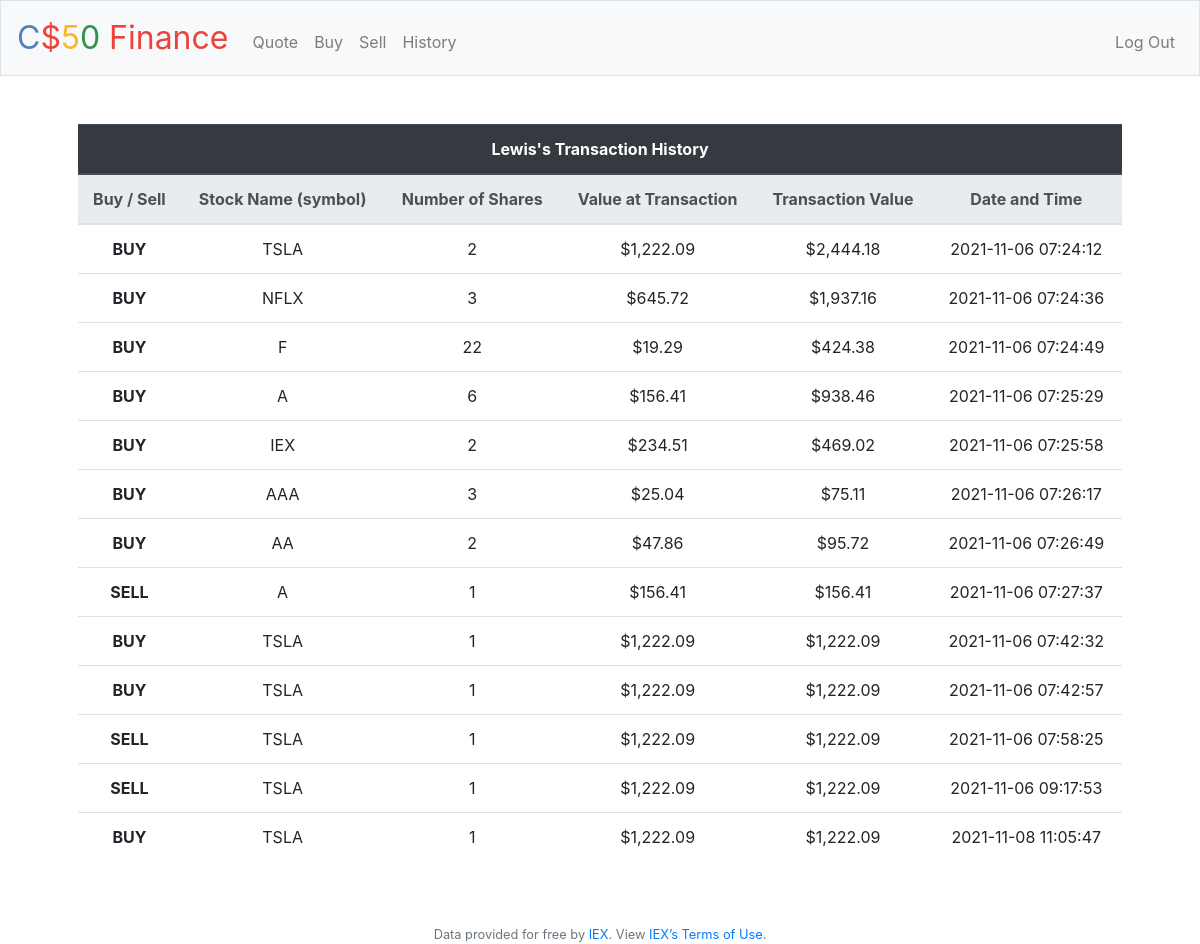
Screenshot of /history (signed in) with the database file from the repository.
### tables this page shows
CREATE TABLE users (id INTEGER, username TEXT NOT NULL, hash TEXT NOT NULL, cash NUMERIC NOT NULL DEFAULT 10000.00, PRIMARY KEY(id));

CREATE TABLE 'history' ('id' integer PRIMARY KEY AUTOINCREMENT NOT NULL, 'userID' integer,'shareSymbol' text,'sharePrice' real,'shareAmount' integer,'totalPrice' real, 'type' text, 'date'  datetime DEFAULT CURRENT_TIMESTAMP  );

### application.py (the view)
@app.route("/history")
@login_required
def history():
    user = session['user_id']
    username = db.execute("SELECT username FROM users WHERE id=?", user)[0]['username']
    history = db.execute("SELECT type, shareSymbol, sharePrice, shareAmount, totalPrice, date FROM history WHERE userID=?", user)
    return render_template("history.html", history=history, username=username)

### application.py (called while the page is built)
@app.after_request
def after_request(response):
    response.headers["Cache-Control"] = "no-cache, no-store, must-revalidate"
    response.headers["Expires"] = 0
    response.headers["Pragma"] = "no-cache"
    return response

### helpers.py (called while the page is built)
def login_required(f):
    @wraps(f)
    def decorated_function(*args, **kwargs):
        if session.get("user_id") is None:
            return redirect("/login")
        return f(*args, **kwargs)
    return decorated_function

def usd(value):
    return f"${value:,.2f}"

### templates/history.html (shortened to what this page needs)
{% extends "layout.html" %}
{% block main %}
    <table class="table table-hover">
        <thead class='thead-dark'>
            <tr><th colspan='6'>{{ username }}'s Transaction History </th></tr>
        </thead>
        <thead class="thead-light">
            <tr>
                <th>Buy / Sell</th>
                <th>Stock Name (symbol)</th>
                <th>Number of Shares</th>
                <th>Value at Transaction</th>
                <th>Transaction Value</th>
                <th>Date and Time</th>
            </tr>
        </thead>
        {% for row in history %}
            <tr>
                <th scope='row'>{{ row["type"] }}</th>
                <td>{{ row["shareSymbol"] }}</td>
                <td>{{ row["shareAmount"] }}</td>
                <td>{{ row["sharePrice"] | usd }}</td>
                <td>{{ row["totalPrice"] | usd }}</td>
                <td>{{ row["date"] }}</td>
            </tr>
        {% endfor %}
    </table>
{% endblock %}

### templates/layout.html (shortened to what this page needs)
<!DOCTYPE html>
<html lang="en">
    <head>
        <link rel="stylesheet" href="https://cdn.jsdelivr.net/npm/bootstrap@4.5.3/dist/css/bootstrap.min.css">
        <link href="/static/styles.css" rel="stylesheet">
    </head>
    <body>
        <nav class="navbar navbar-expand-md navbar-light bg-light border">
            <a class="navbar-brand" href="/"><span class="blue">C</span><span class="red">$</span><span class="yellow">5</span><span class="green">0</span> <span class="red">Finance</span></a>
            <div class="collapse navbar-collapse" id="navbar">
                {% if session.user_id %}
                    <ul class="navbar-nav mr-auto mt-2">
                        <li class="nav-item"><a class="nav-link" href="/quote">Quote</a></li>
                        <li class="nav-item"><a class="nav-link" href="/buy">Buy</a></li>
                        <li class="nav-item"><a class="nav-link" href="/sell">Sell</a></li>
                        <li class="nav-item"><a class="nav-link" href="/history">History</a></li>
                    </ul>
                    <ul class="navbar-nav ml-auto mt-2">
                        <li class="nav-item"><a class="nav-link" href="/logout">Log Out</a></li>
                    </ul>
                {% else %}
                    <ul class="navbar-nav ml-auto mt-2">
                        <li class="nav-item"><a class="nav-link" href="/register">Register</a></li>
                        <li class="nav-item"><a class="nav-link" href="/login">Log In</a></li>
                    </ul>
                {% endif %}
            </div>
        </nav>
        <main class="container p-5">
            {% block main %}{% endblock %}
        </main>
        <footer class="small text-center text-muted">
            Data provided for free by <a href="https://iextrading.com/developer">IEX</a>. View <a href="https://iextrading.com/api-exhibit-a/">IEX’s Terms of Use</a>.
        </footer>
    </body>
</html>

### static/styles.css (style rules this page uses)
nav .navbar-brand { font-size: xx-large; }
nav .navbar-brand .blue { color: #537fbe; }
nav .navbar-brand .red { color: #ea433b; }
nav .navbar-brand .yellow { color: #f5b82e; }
nav .navbar-brand .green { color: #2e944b; }
main { overflow-x: auto; text-align: center; }

### rows the page displays
users: username "Lewis"
history: type "BUY", shareSymbol "TSLA", shareAmount "2", sharePrice "$1,222.09", totalPrice "$2,444.18", date "2021-11-06 07:24:12"
history: type "BUY", shareSymbol "NFLX", shareAmount "3", sharePrice "$645.72", totalPrice "$1,937.16", date "2021-11-06 07:24:36"
history: type "BUY", shareSymbol "F", shareAmount "22", sharePrice "$19.29", totalPrice "$424.38", date "2021-11-06 07:24:49"
history: type "BUY", shareSymbol "A", shareAmount "6", sharePrice "$156.41", totalPrice "$938.46", date "2021-11-06 07:25:29"
history: type "BUY", shareSymbol "IEX", shareAmount "2", sharePrice "$234.51", totalPrice "$469.02", date "2021-11-06 07:25:58"
history: type "BUY", shareSymbol "AAA", shareAmount "3", sharePrice "$25.04", totalPrice "$75.11", date "2021-11-06 07:26:17"
history: type "BUY", shareSymbol "AA", shareAmount "2", sharePrice "$47.86", totalPrice "$95.72", date "2021-11-06 07:26:49"
history: type "SELL", shareSymbol "A", shareAmount "1", sharePrice "$156.41", totalPrice "$156.41", date "2021-11-06 07:27:37"
history: type "BUY", shareSymbol "TSLA", shareAmount "1", sharePrice "$1,222.09", totalPrice "$1,222.09", date "2021-11-06 07:42:32"
history: type "BUY", shareSymbol "TSLA", shareAmount "1", sharePrice "$1,222.09", totalPrice "$1,222.09", date "2021-11-06 07:42:57"
history: type "SELL", shareSymbol "TSLA", shareAmount "1", sharePrice "$1,222.09", totalPrice "$1,222.09", date "2021-11-06 07:58:25"
history: type "SELL", shareSymbol "TSLA", shareAmount "1", sharePrice "$1,222.09", totalPrice "$1,222.09", date "2021-11-06 09:17:53"
history: type "BUY", shareSymbol "TSLA", shareAmount "1", sharePrice "$1,222.09", totalPrice "$1,222.09", date "2021-11-08 11:05:47"
